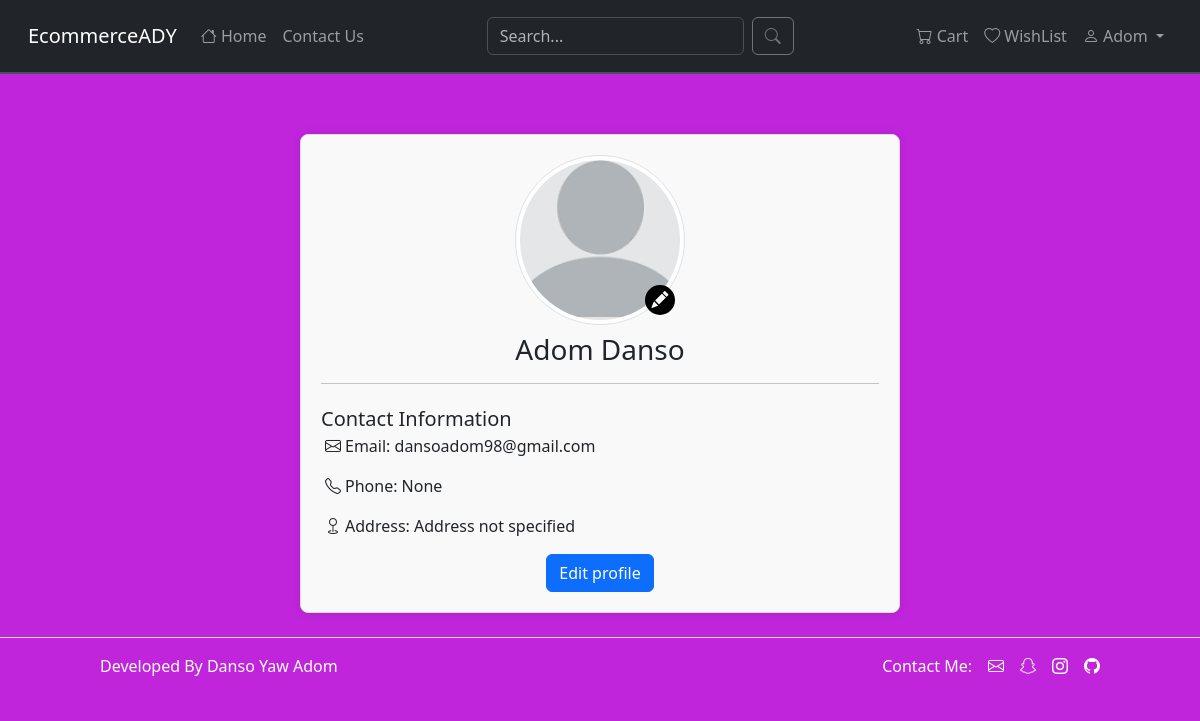
The app's page /profile (signed in), older data.
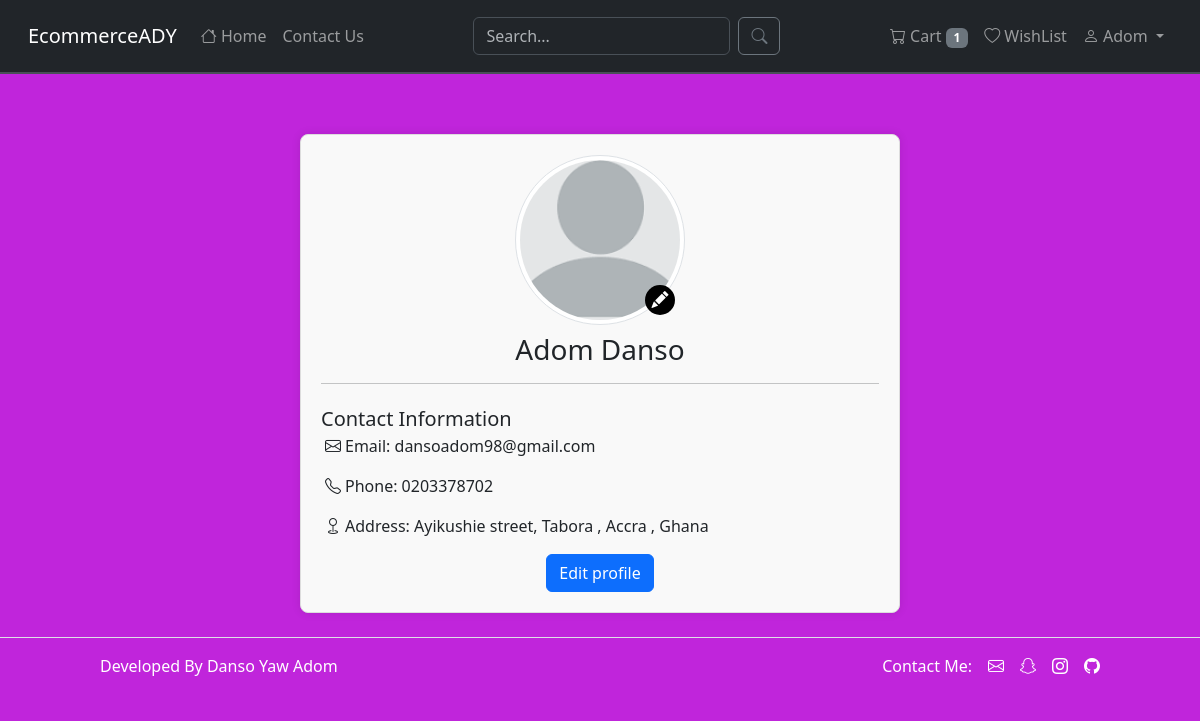
The same page, newer data.
### ecommerce/models.py (models this page shows, shortened)
class User(db.Model, UserMixin):
	id = db.Column(db.Integer, primary_key=True)
	first_name = db.Column(db.String(120), nullable=False)
	last_name = db.Column(db.String(120), nullable=False)
	email = db.Column(db.String(50), unique=True, nullable=False)
	password = db.Column(db.String(120), nullable=False)
	timestamp = db.Column(db.DateTime, default=datetime.utcnow, nullable=False)
	cart = db.relationship('Cart', backref='user', lazy=True)
	wish_list = db.relationship('WishList', backref='user', lazy=True)
	orders = db.relationship('Orders', backref='user', lazy=True)
	role = db.Column(db.String(50), nullable=False, default='normal')
	phone = db.Column(db.String(120), nullable=True)
	address = db.Column(db.String(120), nullable=True)
	address2 = db.Column(db.String(120), nullable=True)
	city = db.Column(db.String(120), nullable=True)
	zip_code = db.Column(db.String(120), nullable=True)
	country = db.Column(db.String(120), nullable=True)

### ecommerce/views.py (the view)
@views.route('/profile')
@login_required
def profile():
    return render_template('views/profile.html')

### ecommerce/__init__.py (called while the page is built)
def create_app():
	app = Flask(__name__)
	app.config.from_object('config.DevelopmentConfig')
	from .admin import MyAdminIndexView
	db.init_app(app)
	login_manager.init_app(app)
	login_manager.login_view = "auth.login"
	login_manager.login_message = "Please login in to continue"
	login_manager.session_protection = "strong"
	admin_panel.init_app(app, index_view=MyAdminIndexView())
	from .views import views
	from .auth import auth
	from .errors import errors
	app.register_blueprint(views, url_prefix='/')
	app.register_blueprint(errors, url_prefix='/')
	app.register_blueprint(auth, url_prefix='/auth')
	from .models import Product, User, Cart, WishList, Orders
	with app.app_context():
	    db.create_all()
	@login_manager.user_loader
	def load_user(user_id):
	    return User.query.get(user_id)
	return app

### ecommerce/views.py (called while the page is built)
@views.app_context_processor
def base():
    cart_no = 0
    if current_user.is_authenticated:
	    cart_items = db.session.execute(db.select(Cart).filter(Cart.user_id == current_user.id)).scalars()
	    cart_no = len(list(cart_items))
    return dict(cart_no=cart_no)

### ecommerce/templates/views/profile.html (shortened to what this page needs)
{% extends 'views/base.html' %}
{% block content %}
<div class="container">
    <div class="profile-card mt-5">
        <div class="">
            <div class="container-fluid d-flex justify-content-around">
                <div class="profile-image-container positon-relative">
                    <img src="{{ url_for('static', filename='images/no-image.png') }}" class="img-fluid img-thumbnail profile-image" alt="Profile Picture">
                    <form method="POST">
                        <label for="fileInput" class="file-label">
                            <i class="bi bi-pencil-fill"></i>
                        </label>
                    </form>
                </div>
            </div>
            <div class="d-block text-wrap">
                <h3 class="mt-2">{{ current_user.first_name }}{% if current_user.last_name %} {{ current_user.last_name }} {% endif %} </h3>
            </div>
        </div>
        <hr>
        <div class="profile-details text-start">
            <span class="fs-5 fw-medium">Contact Information</span>
            <p><i class="bi bi-envelope mx-1"></i><span>Email: </span><span class="fw-light">{{ current_user.email }}</span></p>
            <p>
                <i class="bi bi-telephone mx-1"></i><span>Phone: </span>
                <span class="fw-light">
                    {% if current_user.phone %}
                        {{ current_user.phone }}
                    {% else %}
                        None
                    {% endif %}
                </span>
            </p>
            <p>
                <i class="bi bi-geo mx-1"></i><span>Address: </span>
                <span class="fw-light">
                    {% if current_user.address %}
                        {{ current_user.address }},
                    {% else %}
                        Address not specified
                    {% endif %}
                    {% if current_user.city %}
                        {{ current_user.city }},
                    {% endif %}
                    {% if current_user.country %}
                        {{ current_user.country }}
                    {% endif %}
                </span>
            </p>
        </div>
        <div>
            <a href="{{ url_for('views.edit_profile') }}" class="btn btn-primary">
                Edit profile
            </a>
        </div>
    </div>
</div>
{% endblock content %}

### ecommerce/templates/views/base.html (shortened to what this page needs)
<!DOCTYPE html>
<html>
<head>
	<link href="https://cdn.jsdelivr.net/npm/bootstrap@5.3.3/dist/css/bootstrap.min.css" rel="stylesheet">
	<link rel="stylesheet" href="https://cdn.jsdelivr.net/npm/bootstrap-icons@1.11.3/font/bootstrap-icons.min.css">
	<link rel="stylesheet" type="text/css" href="{{url_for('static', filename='css/base.css')}}">
</head>
<body class="">
    <nav class="navbar navbar-expand-lg bg-primary" data-bs-theme="dark">
        {% include "views/_navbar.html" %}
    </nav>
    <main class="container-fluid position-relative">
        {% block content %}{% endblock content %}
    </main>
    <footer class="d-flex justify-content-between justify-content-around align-items-center py-3 my-4 border-top">
        <div class="col-md-4 d-flex align-items-center">
            <span class="mb-3 mb-md-0" style="color: white;">Developed By Danso Yaw Adom</span>
        </div>
        <ul class="nav col-md-4 justify-content-end d-flex">
            <li class="ms-3" style="color: white;">Contact Me:</li>
            <li class="ms-3"><a class="text-body-secondary" href="mailto:dansoadom98@gmai.com"><i class="bi bi-envelope" style="color: white;"></i></a></li>
            <li class="ms-3"><a class="text-body-secondary" href="https://snapchat.com/t/0xuGQF31"><i class="bi bi-snapchat" style="color: white;"></i></a></li>
            <li class="ms-3"><a class="text-body-secondary" href="https://www.instagram.com/adom_d.y?igsh=Z2Zxd20zc240NHI4&utm_source=qr"><i class="bi bi-instagram" style="color: white;"></i></a></li>
            <li class="ms-3"><a class="text-body-secondary" href="https://github.com/Adom-Danso/"><i class="bi bi-github" style="color: white;"></i></a></li>
        </ul>
    </footer>
</body>
</html>

### ecommerce/templates/views/_navbar.html (shortened to what this page needs)
<div class="navbar navbar-expand-md navbar-dark bg-dark fixed-top p-3 border-bottom border-2">
  <div class="container-fluid">
    <a class="navbar-brand" href="#">EcommerceADY</a>
    <div class="collapse navbar-collapse" id="navbarSupportedContent">
      <ul class="navbar-nav me-auto mb-2 mb-lg-0">
        <li class="nav-item">
          <a class="nav-link" href="{{ url_for('views.home') }}">
            <i class="bi bi-house"></i> Home
          </a>
        </li>
        <li class="nav-item">
          <a class="nav-link" href="#">
            Contact Us
          </a>
        </li>
      </ul>
      <form class="d-flex">
        <input class="form-control me-2" type="search" name="search" placeholder="Search..." aria-label="Search">
        <button class="btn btn-outline-secondary" type="submit">
          <i class="bi bi-search"></i>
        </button>
      </form>
      <ul class="navbar-nav ms-auto mb-2 mb-lg-0">
        {% if current_user.is_authenticated %}
        <li class="nav-item">
          <a class="nav-link" href="{{ url_for('views.cart') }}">
            <i class="bi bi-cart"></i> Cart
            {% if cart_no > 0 %}
            <span class="badge bg-secondary">{{ cart_no }}</span>
            {% endif %}
          </a>
        </li>
        <li class="nav-item">
          <a class="nav-link" href="{{ url_for('views.wishlist') }}">
            <i class="bi bi-heart"></i> WishList
          </a>
        </li>
        <li class="nav-item dropdown">
          <a class="nav-link dropdown-toggle" href="#" id="navbarDropdown" role="button" data-bs-toggle="dropdown" aria-expanded="false">
            <i class="bi bi-person"></i> {{current_user.first_name}}
          </a>
        </li>
        {% endif %}
      </ul>
    </div>
  </div>
</div>

### ecommerce/static/css/base.css (style rules this page uses)
body { background: #c025db; font-family: 'Segoe UI', Tahoma, Geneva, Verdana, sans-serif; }
main { padding-top: 70px; }
.container { text-align: center; }
.profile-card { max-width: 600px; margin: 0 auto; padding: 20px; background-color: #f9f9f9; border: 1px solid #ddd; border-radius: 8px; box-shadow: 0 0 10px rgba(0,0,0,0.1); }
.profile-details { margin-top: 20px; }
.profile-image-container { position: relative; width: 170px; height: 170px; border-radius: 50%; }
.profile-image { width: 100%; height: 100%; border-radius: 50%; object-fit: cover; }
.file-label { position: absolute; bottom: 0; right: 0; width: 30px; height: 30px; padding-top: 2px; border-radius: 50%; font-size: 17px; text-align: center; color: white; background: black; cursor: pointer; margin: 10px; }

Row changes from the older to the newer data that the page shows:
changed User "Adom": phone (not shown) → "0203378702"; address (not shown) → "Ayikushie street, Tabora"; city (not shown) → "Accra"; country (not shown) → "Ghana"
Text that changed along with them:
{{ cart_no }}: (not shown) → "1"
text no longer shown: "None Address not specified"
